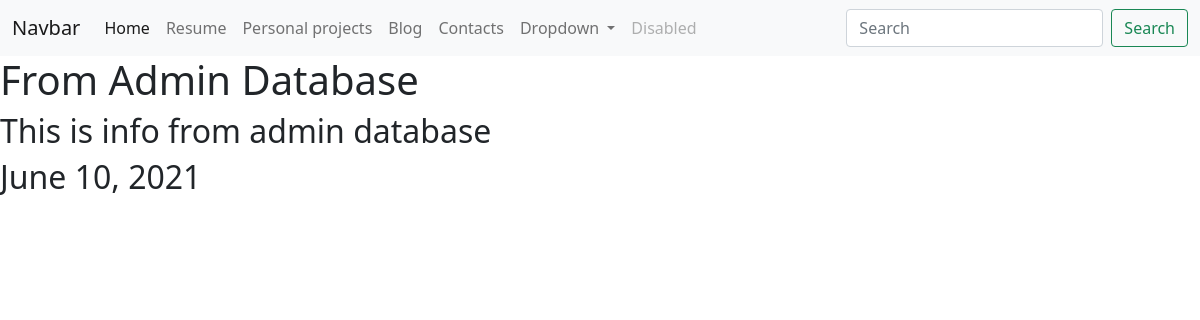
Page /blog/1/ on the committed database.
### blog/models.py (models this page shows, shortened)
class Blog(models.Model):
    title = models.CharField(max_length=200)
    description = models.TextField()
    date = models.DateField()

### blog/views.py (the view)
# urls.py: path('<int:blog_id>/', views.detail, name='detail'),                        #blog_id for numbered blog to show up on its own.
def detail(request, blog_id):                                                   #blog_id from urls.py
    blog = get_object_or_404(Blog, pk=blog_id)                                  #extract single blog......pk=primary key
    return render(request, 'blog/detail.html', {'blog':blog})                   #send blog to detail.html

### blog/templates/blog/detail.html
{% extends 'home_page/base.html' %}
{% block content %}
<h1>{{ blog.title }}</h1>
<h2>{{ blog.description|safe}}</h2>
<h2>{{ blog.date }}</h2>
{% endblock %}

### rows in the picture
Blog: title "From Admin Database", description "This is info from admin database", date "June 10, 2021"
